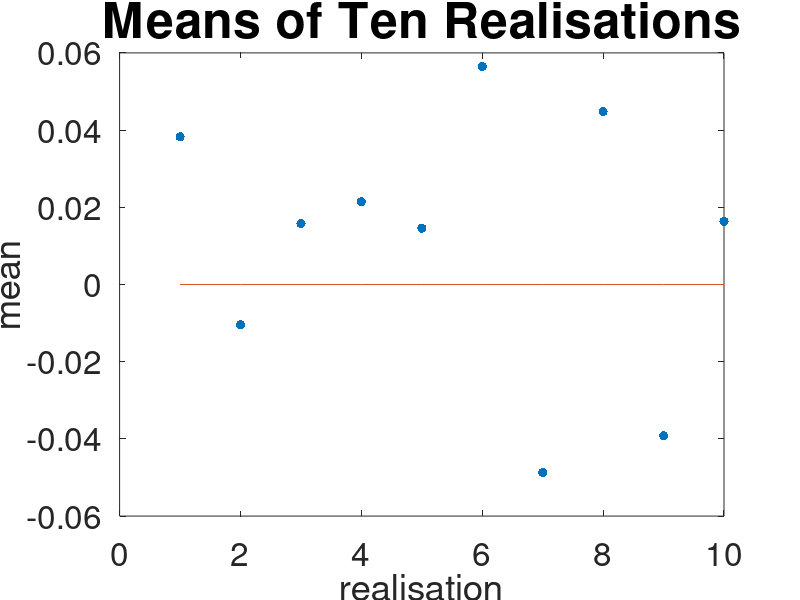
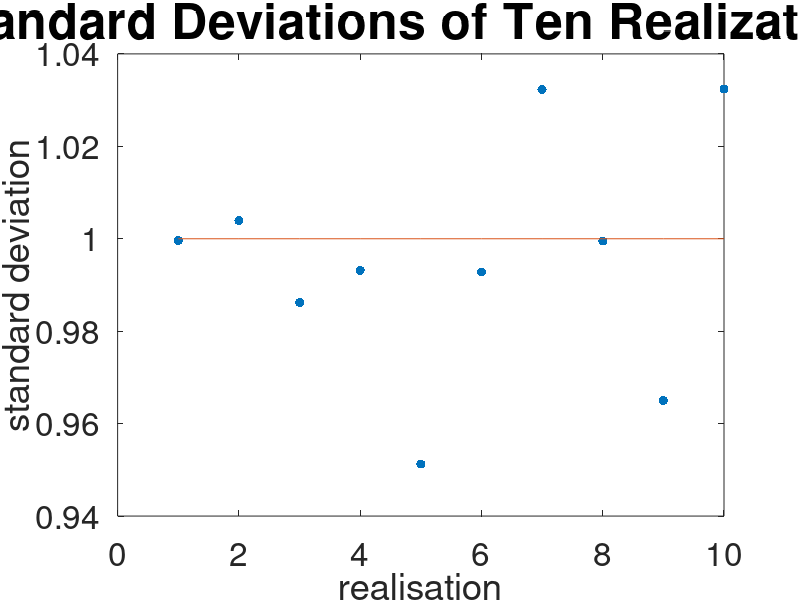

These charts were generated, in order, by the following MATLAB code:
clear all

x = randn(1000, 10);
m = mean(x)
s = std(x)

figure
plot(m, '.', 'MarkerSize', 20)
xlabel('realisation')
ylabel('mean')
set(gca,'FontSize', 24)
title('Means of Ten Realisations', 'FontSize', 36)
hold on
z = zeros(1,10);
y = (1:10);
plot(y,z)



figure
plot(s, '.', 'MarkerSize', 20)
xlabel('realisation')
ylabel('standard deviation')
set(gca,'FontSize', 24)
title('Standard Deviations of Ten Realizations', 'FontSize', 36)
hold on
z = ones(1,10);
y = (1:10);
plot(y,z)